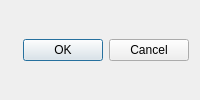
<?xml version="1.0" encoding="UTF-8"?>
<ui version="4.0">
 <class>Elpida::CommonDialog</class>
 <widget class="QDialog" name="Elpida::CommonDialog">
  <property name="windowTitle">
   <string>Dialog</string>
  </property>
  <layout class="QVBoxLayout" name="verticalLayout">
   <item>
    <widget class="QDialogButtonBox" name="buttonBox">
     <property name="standardButtons">
      <set>QDialogButtonBox::Cancel|QDialogButtonBox::Ok</set>
     </property>
     <property name="centerButtons">
      <bool>false</bool>
     </property>
    </widget>
   </item>
  </layout>
 </widget>
 <resources/>
 <connections>
  <connection>
   <sender>buttonBox</sender>
   <signal>accepted()</signal>
   <receiver>Elpida::CommonDialog</receiver>
   <slot>accept()</slot>
   <hints>
    <hint type="sourcelabel">
     <x>248</x>
     <y>254</y>
    </hint>
    <hint type="destinationlabel">
     <x>157</x>
     <y>274</y>
    </hint>
   </hints>
  </connection>
  <connection>
   <sender>buttonBox</sender>
   <signal>rejected()</signal>
   <receiver>Elpida::CommonDialog</receiver>
   <slot>reject()</slot>
   <hints>
    <hint type="sourcelabel">
     <x>316</x>
     <y>260</y>
    </hint>
    <hint type="destinationlabel">
     <x>286</x>
     <y>274</y>
    </hint>
   </hints>
  </connection>
 </connections>
</ui>
